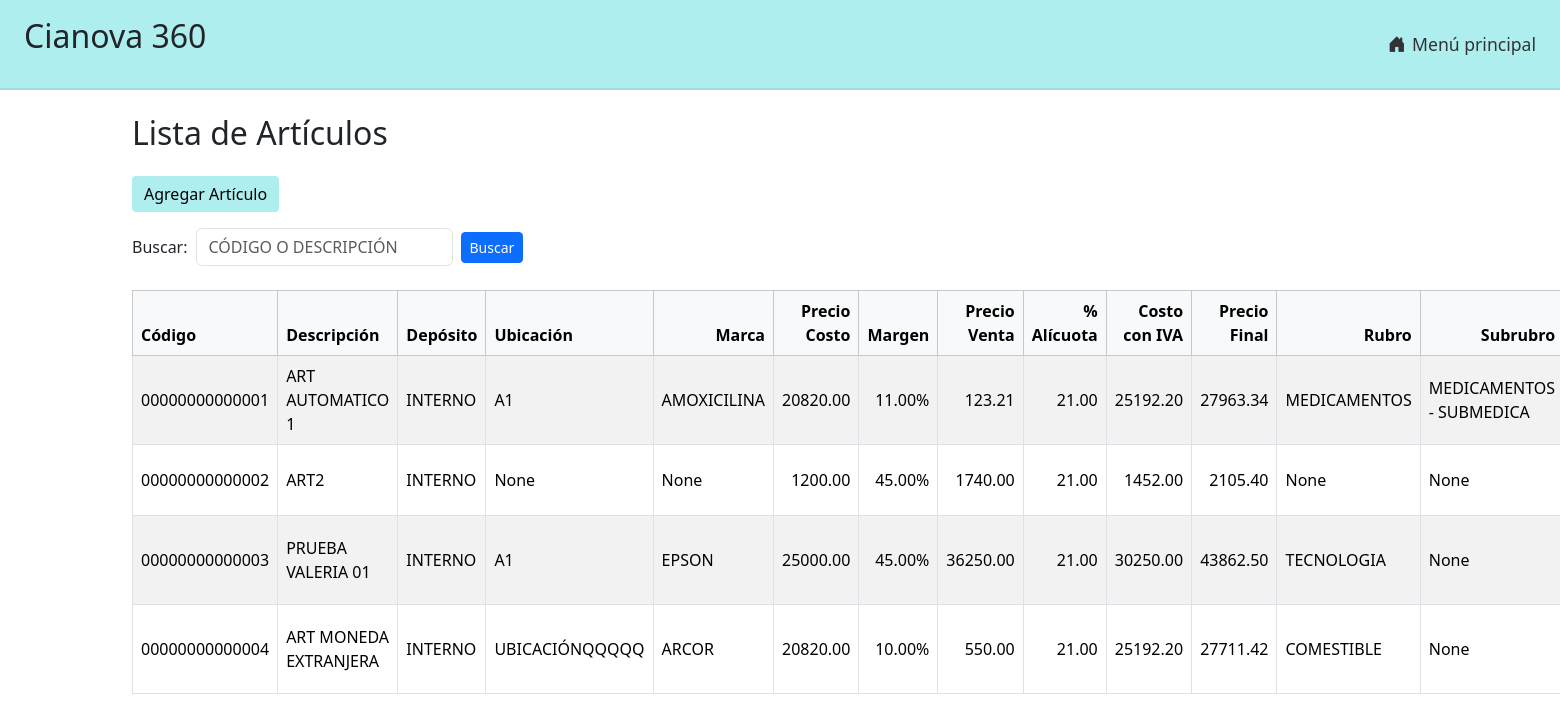
The app's page /articulos/lista/, older data.
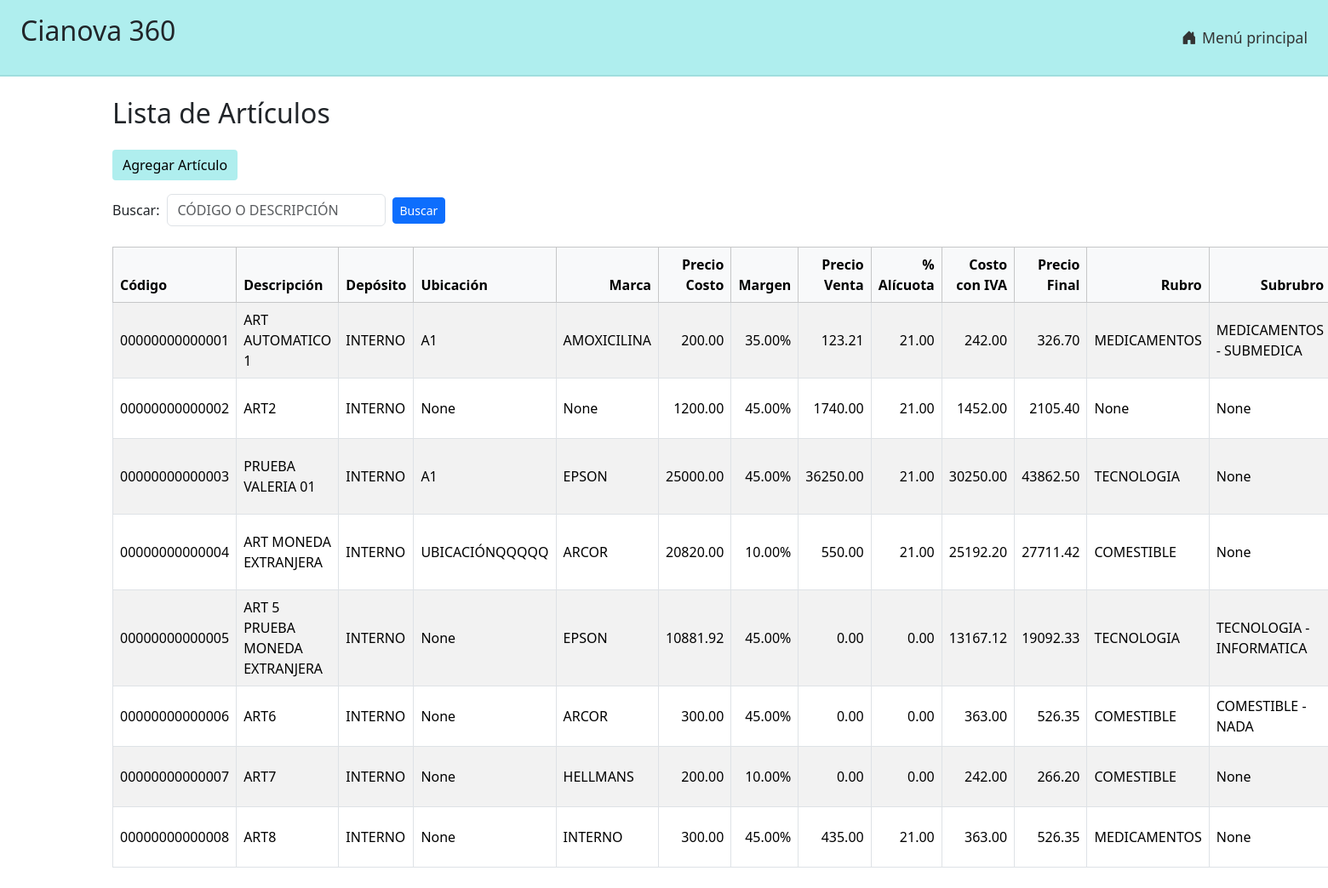
The same page, newer data.
### articulos/models.py (models this page shows)
class UpperCaseMixin:
    def save(self, *args, **kwargs):
        for field in self._meta.fields:
            if isinstance(field, models.CharField) and getattr(self, field.name):
                setattr(self, field.name, getattr(self, field.name).upper())
        super().save(*args, **kwargs)

class Articulo(UpperCaseMixin, models.Model):
    codart = models.CharField(
        "Código",
        max_length=14,
        unique=True,
        validators=[
            RegexValidator(
                regex=r'^[A-Z0-9]+$',
                message='Solo se permiten letras mayúsculas y números.'
            )
        ],
        help_text='14 caracteres, se completa con ceros a la izquierda.'
    )
    descrip = models.CharField("Descripción", max_length=80)
    marca = models.ForeignKey('Marca', on_delete=models.PROTECT, blank=True, null=True)
    rubro = models.ForeignKey('Rubro', on_delete=models.PROTECT, blank=True, null=True)
    subrubro = models.ForeignKey('Subrubro', on_delete=models.PROTECT, blank=True, null=True)
    deposito = models.CharField(max_length=14, blank=True, null=True, verbose_name="Depósito")
    precosto = models.DecimalField("Precio Costo", max_digits=12, decimal_places=2, validators=[MinValueValidator(0)])
    margen = models.DecimalField("Margen %", max_digits=6, decimal_places=2, default=0)
    ncodalic = models.ForeignKey('Alicuota', verbose_name="Código Alícuota", on_delete=models.PROTECT)
    alic = models.DecimalField("% Alícuota", max_digits=5, decimal_places=2, editable=False, null=True, default=0)
    costoiva = models.DecimalField("Costo con IVA", max_digits=12, decimal_places=2, null=True, blank=True, default=0)
    preventa = models.DecimalField("Precio Venta (sin IVA)", max_digits=12, decimal_places=2, null=True, blank=True, default=0)
    prefinal = models.DecimalField(
        "Precio Final (con IVA)",
        max_digits=12,
        decimal_places=2,
        null=True,
        default=0,
        blank=True,
        validators=[MinValueValidator(0)]
    )
    fecultmod = models.DateField(null=True, blank=True)
    modo_calculo = models.CharField(
        max_length=1,
        choices=[('C', 'Costo → Final'), ('F', 'Final → Costo')],
        default='C',
        verbose_name="Modo de cálculo"
    )
    cantidad = models.DecimalField(max_digits=14, decimal_places=4, default=0)
    unimed = models.CharField(max_length=2, choices=UNIDADES, default='UN')
    codprovee = models.CharField("Código de proveedor", max_length=14, blank=True, null=True)
    bajostock = models.DecimalField("Stock mínimo para alerta", max_digits=11, decimal_places=4, default=0)
    ubicacion = models.CharField("Ubicación", max_length=14, blank=True, null=True)
    obs = models.TextField("Observaciones", blank=True, null=True)
    activo = models.CharField(max_length=1, choices=ACTIVO_CHOICES, blank=False, default='S')
    prodela = models.IntegerField(choices=PRODELA_CHOICES, null=True, blank=True)
    tipopeso = models.IntegerField(choices=TIPOPESO_CHOICES, null=True, blank=True)
    codmoneda = models.CharField(max_length=3, null=True, blank=True, verbose_name="Moneda")
    cotiz = models.DecimalField(max_digits=15, decimal_places=5, null=True, blank=True, verbose_name="Cotización:")
    ctome = models.DecimalField(max_digits=11, decimal_places=2, null=True, blank=True, verbose_name="Prec. Costo de M.Ext.")
    vtame = models.DecimalField(max_digits=11, decimal_places=2, null=True, blank=True, verbose_name="Prec. Venta de M.Ext.")
    finme = models.DecimalField(max_digits=11, decimal_places=2, null=True, blank=True, verbose_name="Prec. Final de M.Ext.")

class Marca(UpperCaseMixin, models.Model):
    nombre = models.CharField(max_length=14, unique=True)
    class Meta:
        verbose_name_plural = "Marcas"
        ordering = ['nombre']
    def __str__(self):
        return self.nombre

class Rubro(UpperCaseMixin, models.Model):
    nombre = models.CharField(max_length=14, unique=True)
    class Meta:
        verbose_name_plural = "Rubros"
        ordering = ['nombre']
    def __str__(self):
        return self.nombre

class Subrubro(UpperCaseMixin, models.Model):
    rubro = models.ForeignKey('Rubro', on_delete=models.CASCADE, related_name='subrubros')
    nombre = models.CharField(max_length=14)
    class Meta:
        db_table = 'subrubro'
        unique_together = ('rubro', 'nombre')
        ordering = ['nombre']
    def __str__(self):
        return f"{self.rubro.nombre} - {self.nombre}"

### articulos/views.py (the view)
# urls.py: path('lista/', views.lista_articulos, name='lista_articulos'),
def lista_articulos(request):
    query = request.GET.get('q', '').strip().upper()
    mostrar_moneda = parametro_activo("MONEDA_EXT")
    articulos = Articulo.objects.all().order_by('codart')
    if query:
        articulos = articulos.filter(
            Q(codart__icontains=query) |
            Q(descrip__icontains=query)
        )
    context = {
        "articulos": articulos,
        "mostrar_moneda": mostrar_moneda,
        "query": query
    }
    return render(request, "articulos/lista.html", context )

### helpers/parametros.py (called while the page is built)
def get_parametro(nombre, default=None):
    try:
        return ParametroSistema.objects.get(clave=nombre.strip().upper()).valor
    except ParametroSistema.DoesNotExist:
        return default

def parametro_activo(nombre):
    valor = get_parametro(nombre, "N")
    return valor.strip().upper() == "S"

### articulos/templates/articulos/lista.html (shortened to what this page needs)
{% extends "base.html" %}
{% load widget_tweaks %}
{% block content %}
<h2 class="mb-4">Lista de Artículos</h2>
<a class="btn btn-institucional mb-3" href="{% url 'agregar_articulo' %}">Agregar Artículo</a>
<form method="get" class="row g-2 mb-4 align-items-center">
  <div class="col-auto">
    <label for="buscar" class="form-label mb-0">Buscar:</label>
  </div>
  <div class="col-auto">
    <input type="text"
           name="q"
           id="buscar"
           class="form-control"
           value="{{ query }}"
           placeholder="CÓDIGO O DESCRIPCIÓN"
           maxlength="80"
           oninput="this.value = this.value.toUpperCase();">
  </div>
  <div class="col-auto">
    <button type="submit" class="btn btn-sm btn-primary">Buscar</button>
  </div>
</form>
<table class="table table-striped table-bordered align-middle">
  <thead class="table-light">
    <tr>
      <th style="width: 120px;">Código</th>
      <th style="width: 35%;">Descripción</th>
	  <th style="text-end">Depósito</th>
	  <th style="text-end">Ubicación</th>
	  <th class="text-end">Marca</th>
	  <th class="text-end">Precio Costo</th>
      <th class="text-end">Margen</th>
      <th class="text-end">Precio Venta</th>
      <th class="text-end">% Alícuota</th>
      <th class="text-end">Costo con IVA</th>
      <th class="text-end">Precio Final</th>
	  <th class="text-end">Rubro</th>
	  <th class="text-end">Subrubro</th>
    </tr>
  </thead>
  <tbody>
  {% for articulo in articulos %}
  <tr>
    <td>{{ articulo.codart }}</td>
    <td>{{ articulo.descrip }}</td>
    <td>{{ articulo.deposito }}</td>
    <td>{{ articulo.ubicacion }}</td>
    <td>{{ articulo.marca }}</td>
    <td class="text-end">{{ articulo.precosto|floatformat:2 }}</td>
    <td class="text-end">{{ articulo.margen|floatformat:2 }}%</td>
    <td class="text-end">{{ articulo.preventa|floatformat:2 }}</td>
    <td class="text-end">{{ articulo.alic|floatformat:2 }}</td>
    <td class="text-end">{{ articulo.costoiva|floatformat:2 }}</td>
    <td class="text-end">{{ articulo.prefinal|floatformat:2 }}</td>
    <td>{{ articulo.rubro }}</td>
    <td>{{ articulo.subrubro }}</td>
  </tr>
  {% empty %}
  <tr>
    <td colspan="19" class="text-center">No hay artículos cargados.</td>
  </tr>
  {% endfor %}
  </tbody>
</table>
{% endblock %}

### templates/base.html (shortened to what this page needs)
{% load static %}
<!DOCTYPE html>
<html lang="es">
<head>
  <link href="https://cdn.jsdelivr.net/npm/bootstrap@5.3.2/dist/css/bootstrap.min.css" rel="stylesheet">
  <link rel="stylesheet" href="https://cdn.jsdelivr.net/npm/bootstrap-icons@1.10.5/font/bootstrap-icons.css">
  <link rel="stylesheet" href="{% static 'css/cianova.css' %}">
</head>
<body>
	<header class="marco-superior-cianova">
		<p class="texto-segoe">
			Cianova 360
		</p>
		<nav>
		<ul class="menu-cianova">
		<li>
			<a class="acceso-cianova fuente-institucional" href="{% url 'menu_principal' %}">
				<i class="bi bi-house-door-fill"></i> Menú principal
			</a>
		</li>
		</ul>
		</nav>
	</header>
	<main class="container my-4">
		{% block content %}
		{% endblock %}
	</main>
</body>
</html>

### static/css/cianova.css (style rules this page uses)
.marco-superior-cianova { background-color: rgb(175,238,238); padding: 0.75rem 1.5rem; border-bottom: 2px solid #a0dede; display: flex; align-items: center; justify-content: space-between; }
.menu-cianova { list-style: none; margin: 0; padding: 0; display: flex; gap: 1rem; }
.acceso-cianova { font-family: 'Segoe UI', Tahoma, Geneva, Verdana, sans-serif; }
.acceso-cianova { display: flex; align-items: center; gap: 0.4rem; font-size: 1.1rem; text-decoration: none; color: #333; }
.fuente-institucional { font-family: 'Segoe UI', Tahoma, Geneva, Verdana, sans-serif !important; }
.texto-segoe { font-family: 'Segoe UI', Tahoma, Geneva, Verdana, sans-serif !important; font-size: 2rem !important; text-transform: none !important; }
.btn-institucional { background-color: rgb(175, 238, 238) !important; color: #000 !important; border: none; font-weight: 500; padding: 6px 12px; border-radius: 4px; }

Row changes from the older to the newer data that the page shows:
changed Articulo "ART AUTOMATICO 1": precosto "20820.00" → "200.00"; margen "11.00" → "35.00"; costoiva "25192.20" → "242.00"; prefinal "27963.34" → "326.70"
added Articulo: codart "00000000000005", descrip "ART 5 PRUEBA MONEDA EXTRANJERA", deposito "INTERNO", ubicacion "None", marca "EPSON", precosto "10881.92", margen "45.00", preventa "0.00", alic "0.00", costoiva "13167.12", prefinal "19092.33", rubro "TECNOLOGIA", subrubro "TECNOLOGIA - INFORMATICA"
added Articulo: codart "00000000000006", descrip "ART6", deposito "INTERNO", ubicacion "None", marca "ARCOR", precosto "300.00", margen "45.00", preventa "0.00", alic "0.00", costoiva "363.00", prefinal "526.35", rubro "COMESTIBLE", subrubro "COMESTIBLE - NADA"
added Articulo: codart "00000000000007", descrip "ART7", deposito "INTERNO", ubicacion "None", marca "HELLMANS", precosto "200.00", margen "10.00", preventa "0.00", alic "0.00", costoiva "242.00", prefinal "266.20", rubro "COMESTIBLE", subrubro "None"
added Articulo: codart "00000000000008", descrip "ART8", deposito "INTERNO", ubicacion "None", marca "INTERNO", precosto "300.00", margen "45.00", preventa "435.00", alic "21.00", costoiva "363.00", prefinal "526.35", rubro "MEDICAMENTOS", subrubro "None"
